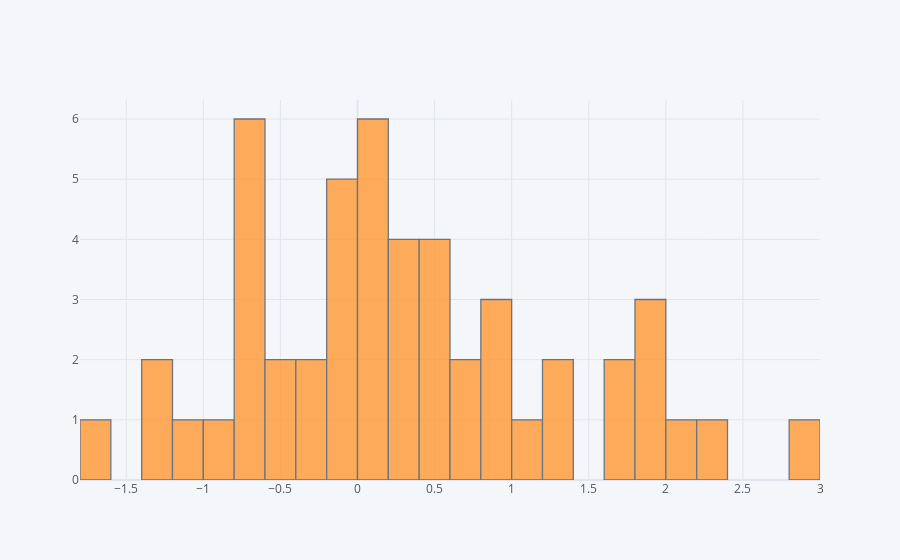

The code cell stored with this chart in its notebook:
### Markdown cell above
## histogram

### Code cell
df['A'].iplot(kind='hist',bins=25)

### Figure 1 — Plotly figure (JSON) as saved in the notebook; plotly's stock layout.template omitted (floating-point values rounded to 4 significant figures)
{"data": [{"histfunc": "count", "histnorm": "", "marker": {"color": "rgba(255, 153, 51, 1.0)", "line": {"color": "#4D5663", "width": 1.3}}, "name": "A", "nbinsx": 25, "opacity": 0.8, "orientation": "v", "type": "histogram", "x": [2.994, -0.6716, -0.3701, -1.237, 1.094, 0.6671, 2.351, 0.2746, -0.6561, 1.722, 0.2144, 0.1857, 1.885, 0.4629, 1.33, 0.215, 0.03971, 1.777, 0.1232, 0.5533, 0.7425, -1.387, -0.1018, 0.9953, -0.6084, -0.7794, 1.873, 0.9111, 1.809, 0.0465, -0.1525, -0.8996, 0.1901, -0.7408, -0.05327, -1.723, 0.5023, 0.04876, -0.0458, -0.4961, -0.2303, -0.1118, 1.253, -1.198, 2.193, -0.4296, -0.696, 0.2501, 0.4981, 0.8209]}], "layout": {"barmode": "overlay", "legend": {"bgcolor": "#F5F6F9", "font": {"color": "#4D5663"}}, "paper_bgcolor": "#F5F6F9", "plot_bgcolor": "#F5F6F9", "title": {"font": {"color": "#4D5663"}}, "xaxis": {"gridcolor": "#E1E5ED", "showgrid": true, "tickfont": {"color": "#4D5663"}, "title": {"font": {"color": "#4D5663"}, "text": ""}, "zerolinecolor": "#E1E5ED"}, "yaxis": {"gridcolor": "#E1E5ED", "showgrid": true, "tickfont": {"color": "#4D5663"}, "title": {"font": {"color": "#4D5663"}, "text": ""}, "zerolinecolor": "#E1E5ED"}}}
